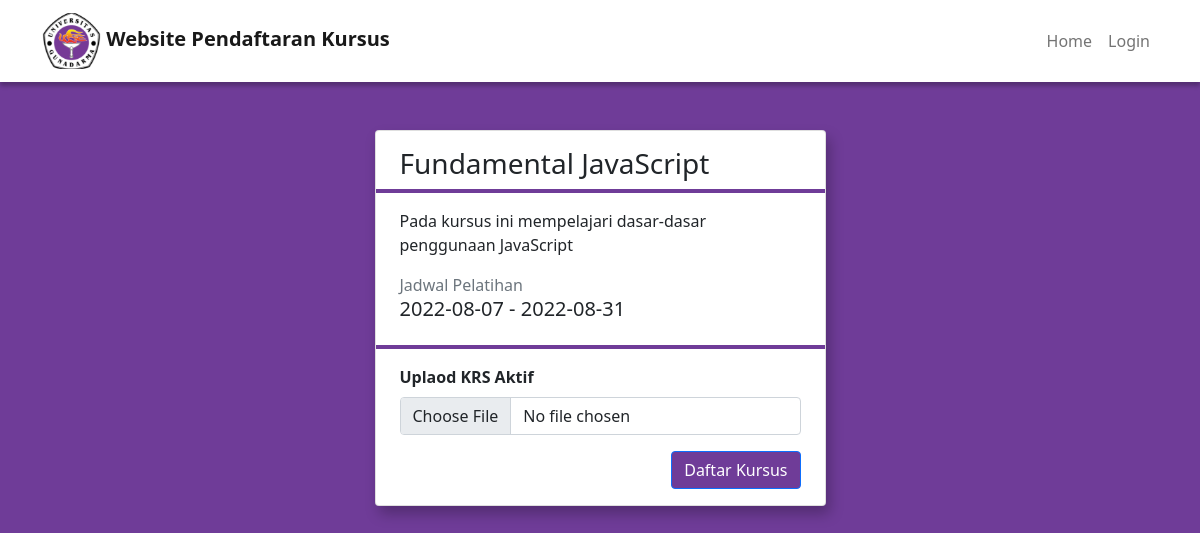
Screenshot of /daftar-kursus.php?id=4 with the database file from the repository.
### tables this page shows
CREATE TABLE `kursus` (
  `id` int(11) NOT NULL,
  `nama_kursus` varchar(50) NOT NULL,
  `keterangan` longtext NOT NULL,
  `mulai_kursus` date NOT NULL,
  `akhir_kursus` date NOT NULL
);

### daftar-kursus.php (the view, shortened to what this page needs)
<?php require('templates/header.php') ?>
<?php
    $id_kursus = $_GET['id'];
    $query = "SELECT * FROM kursus WHERE id = '$id_kursus'";
    $get = mysqli_query($conn, $query);
    $data_kursus = mysqli_fetch_array($get);
?>
    <body class="page-content">
        <?php
        if(isset($_SESSION['auth'])){
            require('templates/navbar-auth.php');
        }else{
            require('templates/navbar.php');
        }
    ?>
        <div class="container">
            <div class="row justify-content-center mt-5">
                <div class="col-5">
                    <div class="card">
                        <h3 class="px-4 pt-3"><?php echo $data_kursus['nama_kursus'] ?></h3>
                        <div class="garis"></div>
                        <div class="px-4 py-3">
                            <p>
                            <?php echo $data_kursus['keterangan'] ?>
                            </p>
                            <p class="text-secondary m-0">Jadwal Pelatihan</p>
                            <h5><?php echo $data_kursus['mulai_kursus'] ?> - <?php echo $data_kursus['akhir_kursus'] ?></h5>
                        </div>
                        <div class="garis"></div>
                        <div class="px-4 py-3">
                            <form action="" method="POST">
                                <div class="form-group">
                                    <label for="" class="form-label fw-bold">Uplaod KRS Aktif</label>
                                    <input type="file" name="krs" id="" class="form-control" accept="image/jpeg, image/jpg, image/png"/>
                                </div>
                                <div class="text-end mt-3">
                                    <button type="submit" class="btn btn-primary" name="daftar_kursus" >Daftar Kursus</button>
                                </div>
                            </form>
                        </div>
                    </div>
                </div>
            </div>
        </div>
    </body>
</html>

### css/style.css (style rules this page uses)
* { margin: 0; padding: 0; box-sizing: border-box; }
body { font-family: "Roboto", sans-serif; }
.page-content { background-color: #6f3c98; }
.card { box-shadow: 4px 8px 14px 0 rgba(0, 0, 0, 0.25); }
.btn-primary { background-color: #6f3c98 !important; transition: all 0.3s ease !important; }
.garis { border-bottom: 4px solid #6f3c98; }

### rows the page displays
kursus: nama_kursus "Fundamental JavaScript", keterangan "Pada kursus ini mempelajari dasar-dasar penggunaan JavaScript", mulai_kursus "2022-08-07", akhir_kursus "2022-08-31"
